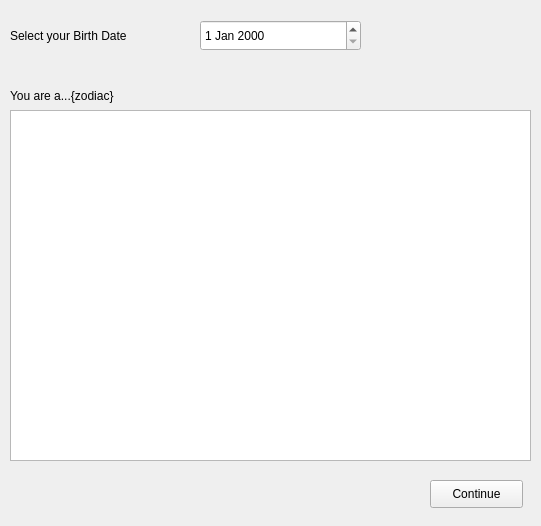
<?xml version="1.0" encoding="UTF-8"?>
<ui version="4.0">
 <class>Zodiac</class>
 <widget class="QMainWindow" name="Zodiac">
  <property name="geometry">
   <rect>
    <x>0</x>
    <y>0</y>
    <width>541</width>
    <height>526</height>
   </rect>
  </property>
  <property name="windowTitle">
   <string>MainWindow</string>
  </property>
  <widget class="QWidget" name="centralwidget">
   <widget class="QLabel" name="label">
    <property name="geometry">
     <rect>
      <x>10</x>
      <y>10</y>
      <width>211</width>
      <height>51</height>
     </rect>
    </property>
    <property name="text">
     <string>Select your Birth Date</string>
    </property>
    <property name="alignment">
     <set>Qt::AlignLeading|Qt::AlignLeft|Qt::AlignVCenter</set>
    </property>
    <property name="wordWrap">
     <bool>true</bool>
    </property>
   </widget>
   <widget class="QLabel" name="label_2">
    <property name="geometry">
     <rect>
      <x>10</x>
      <y>70</y>
      <width>311</width>
      <height>51</height>
     </rect>
    </property>
    <property name="text">
     <string>You are a...{zodiac}</string>
    </property>
    <property name="alignment">
     <set>Qt::AlignLeading|Qt::AlignLeft|Qt::AlignVCenter</set>
    </property>
    <property name="wordWrap">
     <bool>true</bool>
    </property>
   </widget>
   <widget class="QDateEdit" name="dateEdit">
    <property name="geometry">
     <rect>
      <x>200</x>
      <y>20</y>
      <width>161</width>
      <height>31</height>
     </rect>
    </property>
   </widget>
   <widget class="QTextBrowser" name="textBrowser">
    <property name="geometry">
     <rect>
      <x>10</x>
      <y>110</y>
      <width>521</width>
      <height>351</height>
     </rect>
    </property>
    <property name="html">
     <string>&lt;!DOCTYPE HTML PUBLIC &quot;-//W3C//DTD HTML 4.0//EN&quot; &quot;http://www.w3.org/TR/REC-html40/strict.dtd&quot;&gt;
&lt;html&gt;&lt;head&gt;&lt;meta name=&quot;qrichtext&quot; content=&quot;1&quot; /&gt;&lt;style type=&quot;text/css&quot;&gt;
p, li { white-space: pre-wrap; }
&lt;/style&gt;&lt;/head&gt;&lt;body style=&quot; font-family:'MS Shell Dlg 2'; font-size:7.8pt; font-weight:400; font-style:normal;&quot;&gt;
&lt;p style=&quot; margin-top:0px; margin-bottom:0px; margin-left:0px; margin-right:0px; -qt-block-indent:0; text-indent:0px;&quot;&gt;&lt;img src=&quot;:/z_img/aquarius.png&quot; /&gt;&lt;/p&gt;&lt;/body&gt;&lt;/html&gt;</string>
    </property>
   </widget>
   <widget class="QPushButton" name="pushButton">
    <property name="geometry">
     <rect>
      <x>430</x>
      <y>480</y>
      <width>93</width>
      <height>28</height>
     </rect>
    </property>
    <property name="text">
     <string>Continue</string>
    </property>
   </widget>
  </widget>
 </widget>
 <resources>
  <include location="res.qrc"/>
 </resources>
 <connections/>
</ui>
